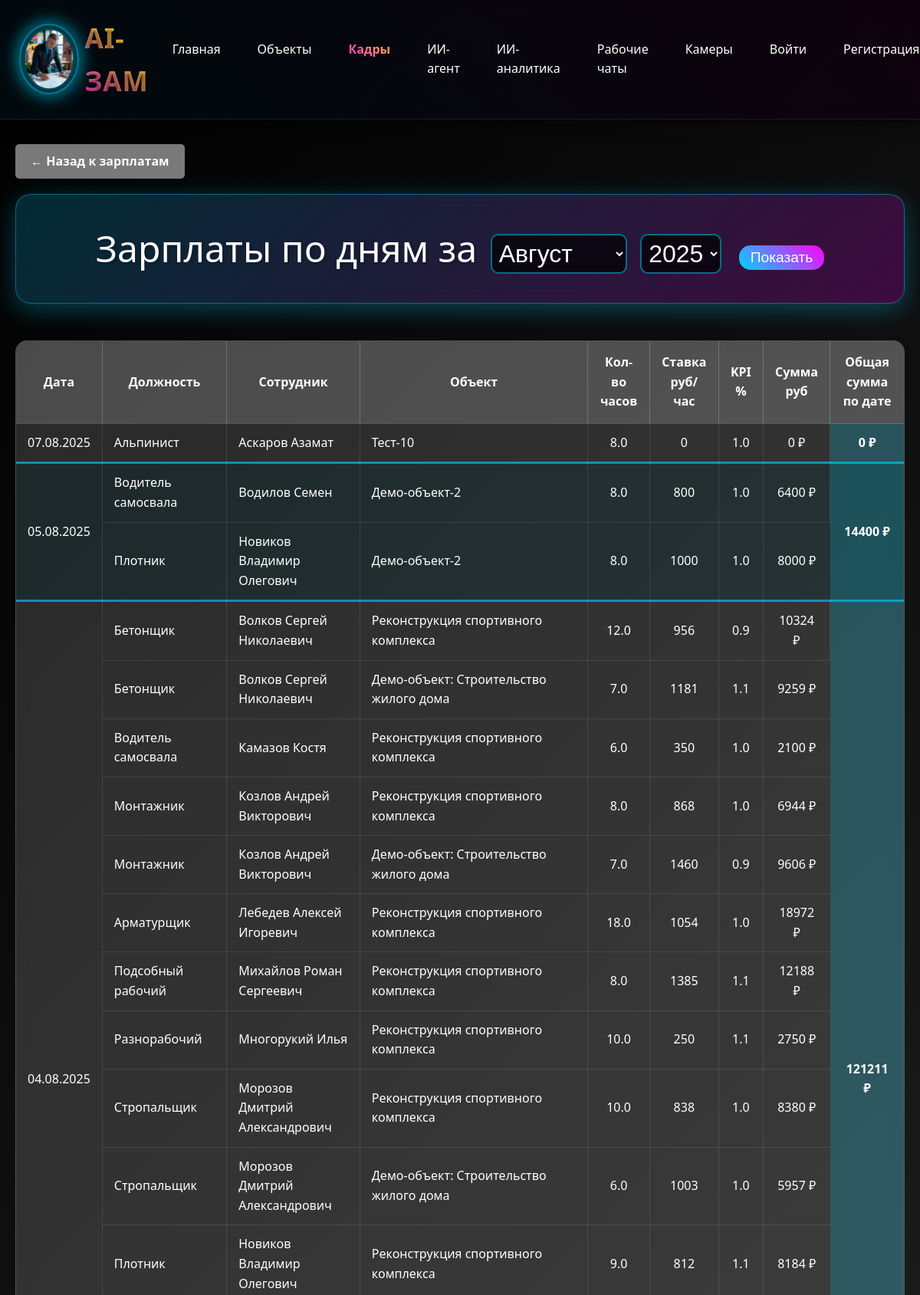
The page /sotrudniki/daily-salaries/ (upper part) on the database its author committed.
### sotrudniki/models.py (models this page shows, shortened)
class SotrudnikiZarplaty(models.Model):
    sotrudnik = models.ForeignKey(Sotrudnik, on_delete=models.CASCADE, verbose_name="Сотрудник")
    objekt = models.ForeignKey('object.Objekt', on_delete=models.CASCADE, verbose_name="Объект")
    data = models.DateField(verbose_name="Дата")
    kolichestvo_chasov = models.DecimalField(max_digits=8, decimal_places=2, verbose_name="Количество часов")
    kpi = models.DecimalField(max_digits=5, decimal_places=2, default=1.0, verbose_name="KPI")
    vydano = models.BooleanField(default=False, verbose_name="Выдано")
    class Meta:
        verbose_name = "Зарплата сотрудника"
        verbose_name_plural = "Зарплаты сотрудников"
        db_table = 'sotrudniki_zarplaty'
        unique_together = ['sotrudnik', 'objekt', 'data']

class Specialnost(models.Model):
    nazvanie = models.CharField(max_length=200, verbose_name="Название специальности")
    kategoriya = models.CharField(max_length=200, verbose_name="Категория", null=True, blank=True)
    class Meta:
        verbose_name = "Специальность"
        verbose_name_plural = "Специальности"

class Sotrudnik(models.Model):
    POL_CHOICES = [
        ('мужской', 'Мужской'),
        ('женский', 'Женский'),
    ]
    organizaciya = models.ForeignKey(
        Organizaciya,
        on_delete=models.CASCADE,
        verbose_name="Организация",
        related_name="sotrudniki",
        null=True,
        blank=True
    )
    fio = models.CharField(max_length=300, verbose_name="ФИО")
    data_rozhdeniya = models.DateField(verbose_name="Дата рождения")
    pol = models.CharField(
        max_length=10,
        choices=POL_CHOICES,
        verbose_name="Пол",
        null=True,
        blank=True
    )
    razmer_odezhdy = models.CharField(
        max_length=10,
        default="50-52",
        verbose_name="Размер одежды"
    )
    razmer_obuvi = models.CharField(
        max_length=5,
        default="43",
        verbose_name="Размер обуви"
    )
    razmer_golovnogo_ubora = models.CharField(
        max_length=5,
        default="55",
        verbose_name="Размер головного убора"
    )
    specialnost = models.ForeignKey(
        Specialnost,
        on_delete=models.SET_NULL,
        null=True,
        blank=True,
        verbose_name="Специальность"
    )
    podrazdelenie = models.ForeignKey(
        Podrazdelenie,
        on_delete=models.SET_NULL,
        null=True,
        blank=True,
        verbose_name="Подразделение"
    )
    data_priema = models.DateField(verbose_name="Дата приема")
    data_nachala_raboty = models.DateField(verbose_name="Дата начала работы")
    bazovoe_obuchenie = models.BooleanField(default=True, verbose_name="Базовое обучение")
    obuchenie_na_predpriyatii = models.BooleanField(default=True, verbose_name="Обучение на предприятии")
    med_osvidetelstvovanie = models.BooleanField(default=True, verbose_name="Мед.освидетельствование")
    dopusk_k_rabote = models.BooleanField(default=True, verbose_name="Допуск к работе")
    stazhirovka = models.BooleanField(default=True, verbose_name="Стажировка")
    siz = models.BooleanField(default=True, verbose_name="СИЗ")
    class Meta:
        verbose_name = "Сотрудник"
        verbose_name_plural = "Сотрудники"

### object/models.py (models this page shows, shortened)
class Objekt(models.Model):
    STATUS_CHOICES = [
        ('планируется', 'Планируется'),
        ('в работе', 'В работе'),
        ('завершён', 'Завершён'),
    ]
    nazvanie = models.CharField(max_length=255, verbose_name="Название")
    organizacii = models.ManyToManyField(
        'sotrudniki.Organizaciya',
        verbose_name="Организации",
        blank=True,
        related_name="objekty"
    )
    otvetstvennyj = models.CharField(max_length=255, default="Иванов Иван Иванович", verbose_name="Ответственный")
    data_nachala = models.DateField(verbose_name="Дата начала")
    data_plan_zaversheniya = models.DateField(verbose_name="Дата план завершения")
    data_fakt_zaversheniya = models.DateField(null=True, blank=True, verbose_name="Дата факт завершения")
    status = models.CharField(max_length=20, choices=STATUS_CHOICES, default='планируется', verbose_name="Статус")
    is_active = models.BooleanField(default=True, verbose_name="Активный")
    sotrudniki = models.ManyToManyField(
        'sotrudniki.Sotrudnik',
        verbose_name="Сотрудники",
        blank=True,
        related_name="objekty_work",
        help_text="Сотрудники, работающие на данном объекте"
    )
    chat_id = models.CharField(max_length=255, null=True, blank=True, verbose_name="ID чата")
    demo = models.BooleanField(default=False, verbose_name="Демо")
    class Meta:
        verbose_name = "Объект"
        verbose_name_plural = "Объекты"
        db_table = 'objekt'

### sotrudniki/views.py (the view)
# urls.py: path('daily-salaries/', views.daily_salaries, name='daily_salaries'),
def daily_salaries(request):
    from datetime import datetime
    from object.models import ResursyPoObjektu, Resurs
    from django.db.models import Sum
    current_date = datetime.now()
    year = request.GET.get('year', str(current_date.year))
    month = request.GET.get('month', str(current_date.month))
    month_names_ru = {
        1: 'Январь', 2: 'Февраль', 3: 'Март', 4: 'Апрель',
        5: 'Май', 6: 'Июнь', 7: 'Июль', 8: 'Август',
        9: 'Сентябрь', 10: 'Октябрь', 11: 'Ноябрь', 12: 'Декабрь'
    }
    month_int = int(month)
    month_name_ru = month_names_ru.get(month_int, '')
    zarplaty = SotrudnikiZarplaty.objects.filter(
        data__year=year,
        data__month=month
    ).select_related('sotrudnik', 'objekt').order_by('data', 'sotrudnik__fio')
    grouped_data = {}
    daily_totals = {}
    for zp in zarplaty:
        stavka = 0
        if zp.sotrudnik.specialnost:
            resurs = Resurs.objects.filter(
                naimenovanie__icontains=zp.sotrudnik.specialnost.nazvanie,
                edinica_izmereniya='час'
            ).first()
            if resurs:
                resurs_po_objektu = ResursyPoObjektu.objects.filter(
                    objekt=zp.objekt,
                    resurs=resurs
                ).first()
                if resurs_po_objektu:
                    stavka = float(resurs_po_objektu.cena)
        summa = float(zp.kolichestvo_chasov) * float(zp.kpi) * stavka
        if zp.data not in grouped_data:
            grouped_data[zp.data] = []
            daily_totals[zp.data] = 0
        grouped_data[zp.data].append({
            'sotrudnik': zp.sotrudnik.fio,
            'objekt': zp.objekt.nazvanie if zp.objekt else '-',
            'specialnost': zp.sotrudnik.specialnost.nazvanie if zp.sotrudnik.specialnost else '-',
            'kolichestvo_chasov': zp.kolichestvo_chasov,
            'stavka': int(stavka),
            'kpi': zp.kpi,
            'summa': int(summa)
        })
        daily_totals[zp.data] += int(summa)
    daily_data = []
    for date in sorted(grouped_data.keys(), reverse=True):
        for i, item in enumerate(grouped_data[date]):
            daily_data.append({
                'data': date,
                'is_first_in_group': i == 0,
                'group_size': len(grouped_data[date]),
                'sotrudnik': item['sotrudnik'],
                'objekt': item['objekt'],
                'specialnost': item['specialnost'],
                'kolichestvo_chasov': item['kolichestvo_chasov'],
                'stavka': item['stavka'],
                'kpi': item['kpi'],
                'summa': item['summa'],
                'daily_total': daily_totals[date]
            })
    context = {
        'daily_data': daily_data,
        'year': year,
        'month': month,
        'month_name': f"{month_name_ru} {year}"
    }
    return render(request, 'sotrudniki/daily_salaries.html', context)

### sotrudniki/templates/sotrudniki/daily_salaries.html (shortened to what this page needs)
{% extends 'base/base.html' %}
{% load dict_extras %}
{% block content %}
<a href="{% url 'sotrudniki:salaries_list' %}" class="back-btn">← Назад к зарплатам</a>
<div class="page-title">
    <form method="get" style="display: inline-block;">
        Зарплаты по дням за
        <select name="month" style="padding: 5px; margin: 0 5px; background: rgba(0, 0, 0, 0.7); color: white; border: 2px solid rgba(0, 212, 255, 0.5); border-radius: 10px; font-size: 2rem;">
            <option value="8" {% if month == '8' %}selected{% endif %}>Август</option>
        </select>
        <select name="year" style="padding: 5px; margin-right: 10px; background: rgba(0, 0, 0, 0.7); color: white; border: 2px solid rgba(0, 212, 255, 0.5); border-radius: 10px; font-size: 2rem;">
            <option value="2025" {% if year == '2025' %}selected{% endif %}>2025</option>
        </select>
        <button type="submit" style="padding: 5px 15px; background: linear-gradient(45deg, #00d4ff, #ff00ff); color: white; border: none; border-radius: 15px; font-size: 1.2rem;">Показать</button>
    </form>
</div>
<div class="daily-table">
    <table>
        <thead>
            <tr>
                <th>Дата</th>
                <th>Должность</th>
                <th>Сотрудник</th>
                <th>Объект</th>
                <th>Кол-во<br>часов</th>
                <th>Ставка<br>руб/час</th>
                <th>KPI<br>%</th>
                <th>Сумма<br>руб</th>
                <th>Общая сумма<br>по дате</th>
            </tr>
        </thead>
        <tbody>
            {% for data in daily_data %}
            {% if data.is_first_in_group %}
                {% cycle 'group-even' 'group-odd' as row_class silent %}
            {% endif %}
            <tr class="{{ row_class }}{% if data.is_first_in_group and not forloop.first %} group-border{% endif %}">
                {% if data.is_first_in_group %}
                <td rowspan="{{ data.group_size }}">{{ data.data|date:"d.m.Y" }}</td>
                {% endif %}
                <td style="text-align: left;">{{ data.specialnost }}</td>
                <td style="text-align: left;">{{ data.sotrudnik }}</td>
                <td style="text-align: left;">{{ data.objekt }}</td>
                <td>{{ data.kolichestvo_chasov|floatformat:1 }}</td>
                <td>{{ data.stavka }}</td>
                <td>{{ data.kpi|floatformat:1 }}</td>
                <td>{{ data.summa }} ₽</td>
                {% if data.is_first_in_group %}
                <td class="date-total" rowspan="{{ data.group_size }}">{{ data.daily_total }} ₽</td>
                {% endif %}
            </tr>
            {% empty %}
            <tr>
                <td colspan="9" style="text-align: center; color: rgba(255, 255, 255, 0.7);">Нет данных о зарплатах</td>
            </tr>
            {% endfor %}
        </tbody>
    </table>
</div>
{% endblock %}

### rows shown on the page
SotrudnikiZarplaty: data "07.08.2025", kolichestvo_chasov "8.0", kpi "1.0"
Specialnost: specialnost "Альпинист"
Sotrudnik: sotrudnik "Аскаров Азамат"
Objekt: objekt "Тест-10"
SotrudnikiZarplaty: data "05.08.2025", kolichestvo_chasov "8.0", kpi "1.0"
Specialnost: specialnost "Водитель самосвала" "Водитель самосвала"
Sotrudnik: sotrudnik "Водилов Семен"
Objekt: objekt "Демо-объект-2" "Демо-объект-2"
Specialnost: specialnost "Плотник" "Плотник"
Sotrudnik: sotrudnik "Новиков Владимир Олегович" "Новиков Владимир Олегович"
SotrudnikiZarplaty: kolichestvo_chasov "8.0", kpi "1.0"
SotrudnikiZarplaty: data "04.08.2025", kolichestvo_chasov "12.0", kpi "0.9"
Specialnost: specialnost "Бетонщик" "Бетонщик"
Sotrudnik: sotrudnik "Волков Сергей Николаевич" "Волков Сергей Николаевич"
Objekt: objekt "Реконструкция спортивного комплекса" "Реконструкция спортивного комплекса" "Реконструкция спортивного комплекса" "Реконструкция спортивного комплекса" "Реконструкция спортивного комплекса" "Реконструкция спортивного комплекса" "Реконструкция спортивного комплекса" "Реконструкция спортивного комплекса"
Objekt: objekt "Демо-объект: Строительство жилого дома" "Демо-объект: Строительство жилого дома" "Демо-объект: Строительство жилого дома"
SotrudnikiZarplaty: kolichestvo_chasov "7.0", kpi "1.1"
Sotrudnik: sotrudnik "Камазов Костя"
SotrudnikiZarplaty: kolichestvo_chasov "6.0", kpi "1.0"
Specialnost: specialnost "Монтажник" "Монтажник"
Sotrudnik: sotrudnik "Козлов Андрей Викторович" "Козлов Андрей Викторович"
SotrudnikiZarplaty: kolichestvo_chasov "8.0", kpi "1.0"
SotrudnikiZarplaty: kolichestvo_chasov "7.0", kpi "0.9"
Specialnost: specialnost "Арматурщик"
Sotrudnik: sotrudnik "Лебедев Алексей Игоревич"
SotrudnikiZarplaty: kolichestvo_chasov "18.0", kpi "1.0"
Specialnost: specialnost "Подсобный рабочий"
Sotrudnik: sotrudnik "Михайлов Роман Сергеевич"
SotrudnikiZarplaty: kolichestvo_chasov "8.0", kpi "1.1"
Specialnost: specialnost "Разнорабочий"
Sotrudnik: sotrudnik "Многорукий Илья"
SotrudnikiZarplaty: kolichestvo_chasov "10.0", kpi "1.1"
Specialnost: specialnost "Стропальщик" "Стропальщик"
Sotrudnik: sotrudnik "Морозов Дмитрий Александрович" "Морозов Дмитрий Александрович"
SotrudnikiZarplaty: kolichestvo_chasov "10.0", kpi "1.0"
SotrudnikiZarplaty: kolichestvo_chasov "6.0", kpi "1.0"
SotrudnikiZarplaty: kolichestvo_chasov "9.0", kpi "1.1"

### other values the page prints
{{ data.stavka }} "0" "800" "1000" "956" "1181" "350" "868" "1460" "1054" "1385" "250" "838" "1003" "812"
{{ data.summa }} "0" "6400" "8000" "10324" "9259" "2100" "6944" "9606" "18972" "12188" "2750" "8380" "5957" "8184"
{{ data.daily_total }} "0" "14400" "121211"
